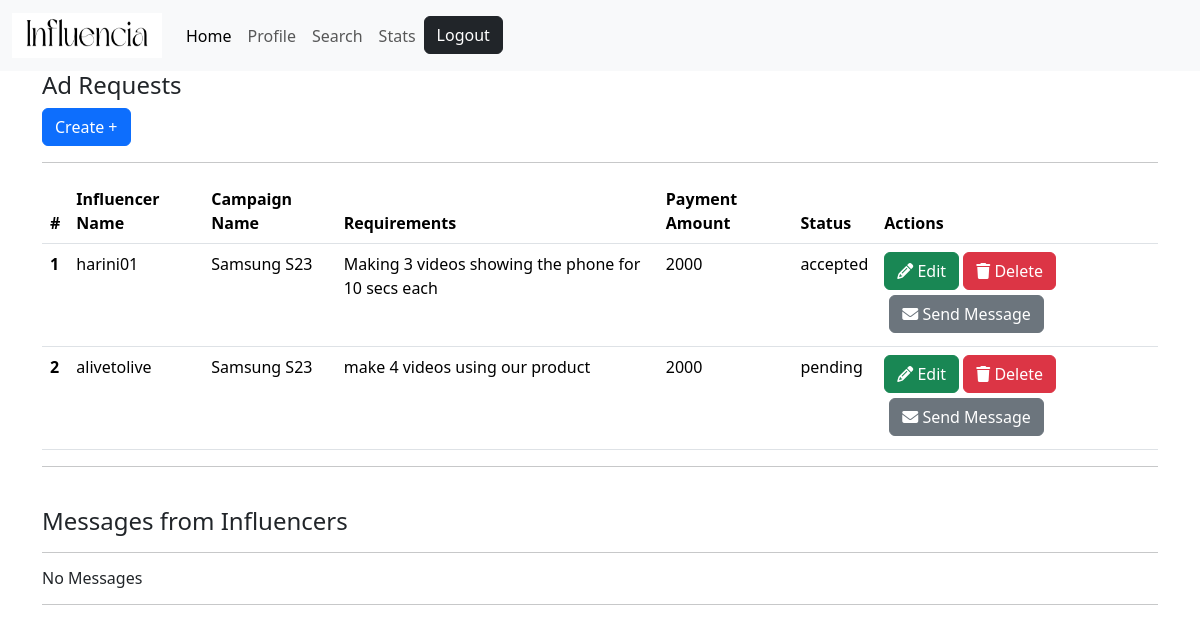
The app's page /campaign/adrequest/1 (signed in) with its own data.
### models.py (models this page shows)
class AdRequest(db.Model):
    __tablename__="adrequest"
    id=db.Column(db.Integer,primary_key=True)
    influ_id=db.Column(db.Integer,db.ForeignKey("influencer.id"))
    camp_id=db.Column(db.Integer,db.ForeignKey("campaign.id"))
    requirements=db.Column(db.String(256),default="to be written by sponsor")
    pay_amt=db.Column(db.Integer,nullable=False)
    status=db.Column(db.String(32),default="pending") #[pending, accepted, rejected, requested, completed, messaged]
    messages=db.relationship("Message",backref="adrequest", lazy=True, cascade="all,delete-orphan")

class Influencer(db.Model):
    __tablename__="influencer"
    id=db.Column(db.Integer,primary_key=True)
    name=db.Column(db.String,unique=True,nullable=False)
    reach=db.Column(db.String(16))
    niche=db.Column(db.String(256))
    category=db.Column(db.String(256),nullable=False)
    platform=db.Column(db.String(64))
    user_id=db.Column(db.Integer,db.ForeignKey("user.id"))
    about=db.Column(db.String,nullable=True)
    adreqs=db.relationship("AdRequest",backref="influencer", lazy=True,cascade='all,delete-orphan')
    messages=db.relationship("Message",backref="influencer", lazy=True, cascade="all,delete-orphan")

class Campaign(db.Model):
    __tablename__="campaign"
    id=db.Column(db.Integer,primary_key=True)
    camp_name=db.Column(db.String(32),nullable=False,unique=True)
    description=db.Column(db.String(256))
    niche=db.Column(db.String(256))
    budget=db.Column(db.Integer,nullable=False)
    start_date=db.Column(db.Date,nullable=False)
    end_date=db.Column(db.Date,nullable=False)
    goals=db.Column(db.String(256))
    visibility=db.Column(db.String(16),default="public")
    spo_id=db.Column(db.Integer,db.ForeignKey("sponsor.id"))
    is_flagged=db.Column(db.Boolean,default=False,nullable=False)
    status=db.Column(db.String(32),default="active") #[active,completed,progress(?)]
    adreqs=db.relationship("AdRequest",backref="campaign", lazy=True,cascade='all,delete-orphan')

### routes.py (the view)
@app.route('/campaign/adrequest/<int:id>',methods=['GET','POST'])
@check_session
def adreqs_list(id):
    campaign=Campaign.query.get(id)
    if not campaign:
        flash("Campaign doesn't exist",category="danger")
        return redirect(url_for('home'))
    return render_template('Sponsor/AdRequests/adreqs_list.html',campaign=campaign)

### routes.py (called while the page is built)
def check_session(func):
    @wraps(func) #to avoid the server throwing an error for not having unique functions;   func-placeholder for the function passed (eg. profile(), login(), etc.)
    def wrapper(*args, **kwargs): #pack and unpacking of : args- positional arguments ; kwargs- keyword arguments
        if 'username' not in session:
            flash("You need to login first!",category="danger")
            return redirect(url_for('login'))
        user=User.query.filter_by(username=session['username']).first()
        if not user:
            session.pop('username')
            return redirect(url_for('logout'))
        return func(*args, **kwargs)
    return wrapper

### templates/Sponsor/AdRequests/adreqs_list.html (shortened to what this page needs)
{% extends 'layout.html' %}
{% block content %}
<h4 class="headings">Ad Requests</h4>
    <div id="trans-table">
        <a type="button" href="{{url_for('add_adreq',id=campaign.id)}}"><button class="btn btn-primary">Create +</button></a>
    </div>
    <hr>
    {% if campaign.adreqs|length == 0 %}
    <h6>No Ads</h6>
    {% else %}
    <div id="trans-table">
        <table class="table">
            <thead>
            <tr>
                <th scope="col">#</th>
                <th scope="col">Influencer Name</th>
                <th scope="col">Campaign Name</th>
                <th scope="col">Requirements</th>
                <th scope="col">Payment Amount</th>
                <th scope="col">Status</th>
                <th scope="col">Actions</th>
            </tr>
            </thead>
            <tbody>
                {% for a in campaign.adreqs %}
                <tr>
                    <th scope="row">{{loop.index}}</th>
                    <td>{{a.influencer.name}}</td>
                    <td>{{a.campaign.camp_name}} </td>
                    <td>{{a.requirements}}</td>
                    <td>{{a.pay_amt}}</td>
                    <td>{{a.status}}</td>
                    <td>
                        {% if a.status != "completed" %}
                        <a href="{{url_for('edit_adreq',id=campaign.id,ad_id=a.id)}}" type="button" class="btn btn-success"><i class="fa fa-pencil" aria-hidden="true"></i> Edit</a>
                        <a href="{{url_for('delete_adreq',id=campaign.id,ad_id=a.id)}}" type="button" class="btn btn-danger" ><i class="fa fa-trash" aria-hidden="true"></i> Delete</a>
                        <a href="#" type="button" class="btn btn-secondary" style="margin: 5px;"><i class="fa fa-envelope" aria-hidden="true"></i> Send Message</a>
                        {% else %}
                        <p><b>No actions can be performed.</b></p>
                        {% endif %}
                    </td>
                </tr>
                {% endfor %}
            </tbody>
        </table>
    </div>
    {% endif %}
    <hr>
    <br>
    <h4 class="headings">Messages from Influencers</h4>
    <hr>
    {% if modf_ads|length == 0 %}
    <h6>No Messages</h6>
    {% endif %}
    <hr>
{% endblock %}

### records on screen
AdRequest: influencer.name "harini01", campaign.camp_name "Samsung S23", requirements "Making 3 videos showing the phone for 10 secs each", pay_amt "2000", status "accepted"
AdRequest: influencer.name "alivetolive", campaign.camp_name "Samsung S23", requirements "make 4 videos using our product", pay_amt "2000", status "pending"
